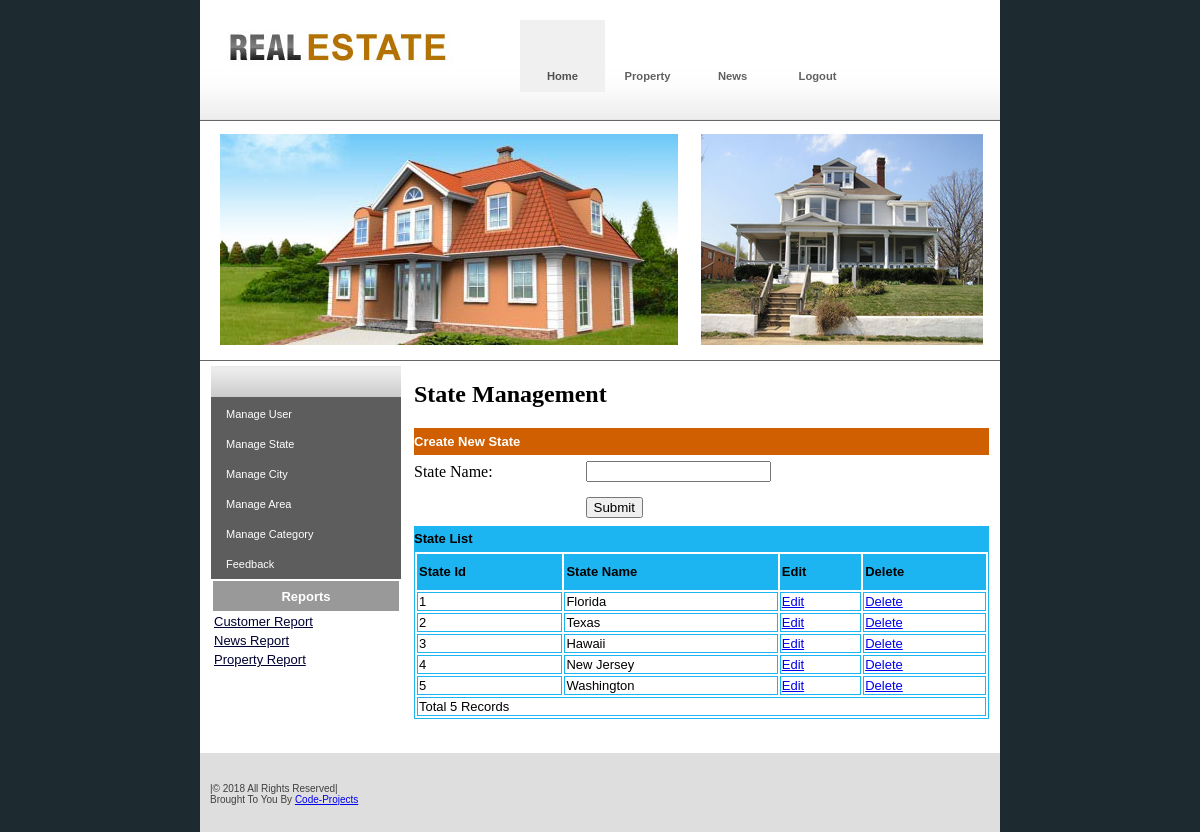
Page /Admin/State.php on the committed database.
### tables this page shows
CREATE TABLE IF NOT EXISTS `state_master` (
  `StateId` int(11) NOT NULL AUTO_INCREMENT,
  `StateName` varchar(20) NOT NULL,
  PRIMARY KEY (`StateId`)
);

### Admin/State.php (the view, shortened to what this page needs)
<!DOCTYPE html PUBLIC "-//W3C//DTD XHTML 1.0 Transitional//EN" "http://www.w3.org/TR/xhtml1/DTD/xhtml1-transitional.dtd">
<html xmlns="http://www.w3.org/1999/xhtml">
<head>
<link href="css/style1.css" rel="stylesheet" type="text/css" />
</head>
<body>
<div class="main">
  <?php
  include "Headermenu.php"
  ?>
  <div class="content">
    <div class="innercontent">
      <?php
	  include "left.php"
	  ?>
      <div class="rightpannel">
      <div>
      <h2>State Management</h2>
      <table width="100%" border="0" cellspacing="0" cellpadding="0">
        <tr>
          <td height="27" bgcolor="#D05F01"><span class="style4">Create New State</span></td>
        </tr>
        <tr>
          <td height="26"><form id="form1" name="form1" method="post" action="InsertState.php">
            <table width="100%" height="71" border="0" cellpadding="0" cellspacing="0">
              <tr>
                <td height="34">State Name:</td>
                <td><span id="sprytextfield1">
                  <label>
                  <input type="text" name="txtStateName" id="txtStateName" />
                  </label>
                  <span class="textfieldRequiredMsg">A value is required.</span></span></td>
              </tr>
              <tr>
                <td>&nbsp;</td>
                <td><label>
                  <input type="submit" name="button" id="button" value="Submit" />
                </label></td>
              </tr>
            </table>
              </form>            </td>
        </tr>
        <tr>
          <td height="25" bgcolor="#1CB5F1"><span class="style3">State List</span></td>
        </tr>
        <tr>
          <td>
          <table width="100%" border="1" bordercolor="#1CB5F1" >
<tr>
<th height="32" bgcolor="#1CB5F1"><div align="left" class="style12">State Id</div></th>
<th bgcolor="#1CB5F1"><div align="left" class="style12">State Name</div></th>
<th height="32" bgcolor="#1CB5F1"><div align="left" class="style12">Edit</div></th>
<th bgcolor="#1CB5F1"><div align="left" class="style12">Delete</div></th>
</tr>
<?php
$con = mysql_connect("localhost","root");
$sql = "select * from State_Master";
$result = mysql_query($sql,$con);
while($row = mysql_fetch_array($result))
{
$Id=$row['StateId'];
$Name=$row['StateName'];
?>
<tr>
<td><div align="left" class="style12"><?php echo $Id;?></div></td>
<td><div align="left" class="style12"><?php echo $Name;?></div></td>
<td><div align="left" class="style12"><a href="EditState.php?StateId=<?php echo $Id;?>">Edit</a></div></td>
<td><div align="left" class="style12"><a href="DeleteState.php?StateId=<?php echo $Id;?>">Delete</a></div></td>
</tr>
<?php
}
$records = mysql_num_rows($result);
?>
<tr>
<td colspan="4"><div align="left" class="style12"><?php echo "Total ".$records." Records"; ?> </div></td>
</tr>
</table>
          </td>
        </tr>
      </table>
      <br/>
      </div>
      </div>
    </div>
  </div>
  <div>
   <?php
   include "footer.php"
   ?>
  </div>
</div>
</body>
</html>

### Admin/css/style1.css (style rules this page uses)
body { margin:0px; padding:0px; background-color:#1d2b31; }
.main { width:800px; margin:0 auto 0 auto; background-color:#FFFFFF; }
.content { width:800px; }
.innercontent { width:778px; margin:0 auto 0 auto; overflow:hidden }
.rightpannel { width:575px; float:right; }

### Admin/State.php (style rules this page uses)
.style4 { font-family: Verdana, Arial, Helvetica, sans-serif; font-size: small; font-weight: bold; color: #FFFFFF; }
.style12 { font-family: Verdana, Arial, Helvetica, sans-serif; font-size: small; }

### rows in the picture
state_master: StateId "1", StateName "Florida"
state_master: StateId "2", StateName "Texas"
state_master: StateId "3", StateName "Hawaii"
state_master: StateId "4", StateName "New Jersey"
state_master: StateId "5", StateName "Washington"

### other values in the picture
$records "5"
